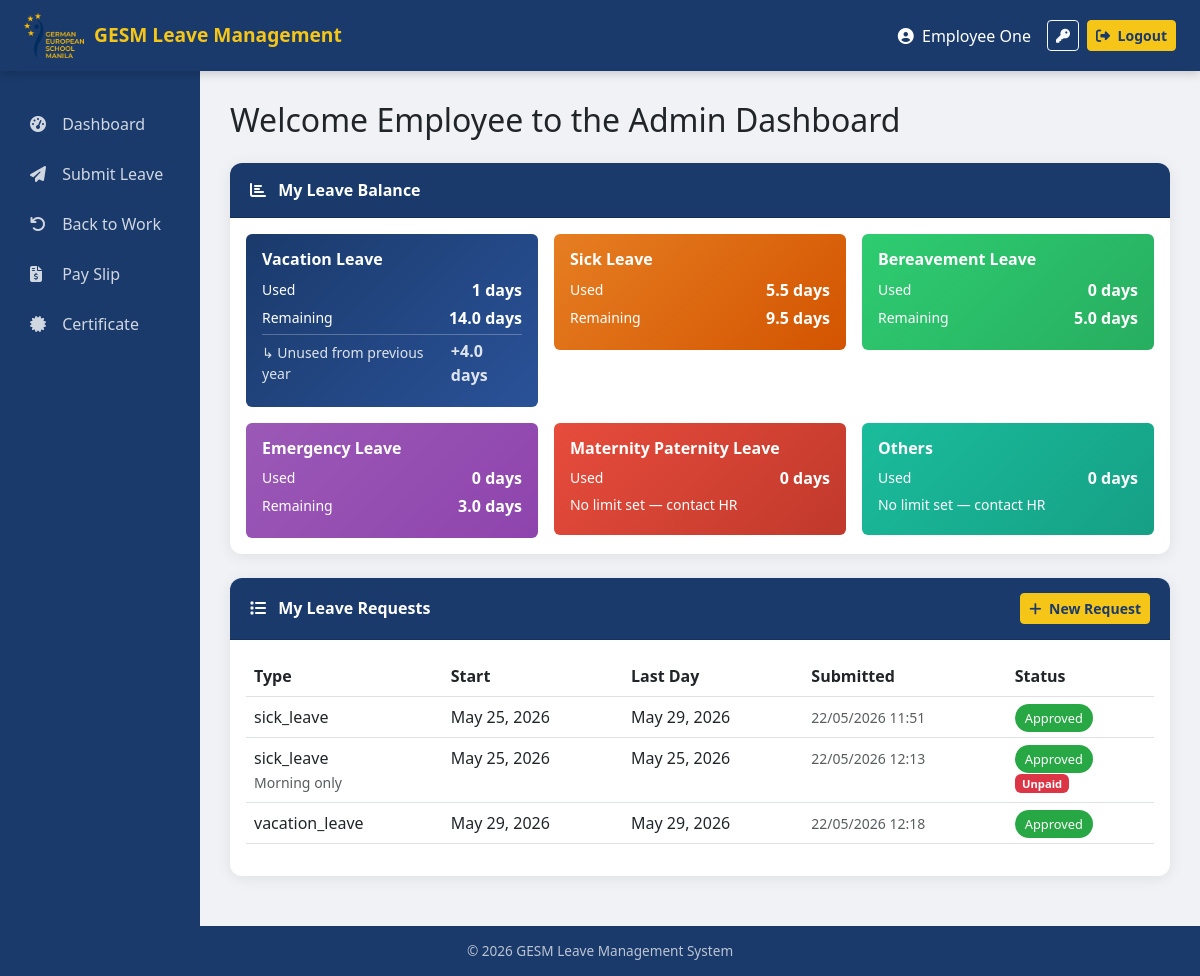
/dashboard/ (signed in), run on the app's committed database.
### accounts/models.py (models this page shows, shortened)
class User(AbstractUser):
    ROLE_CHOICES = [
    ('teacher', 'Teacher'),
    ('admin', 'Admin'),
    ('head_of_department', 'Head of Department'),
    ('head_of_school', 'Head of School'),
    ('head_of_admin', 'Head of Administration'),
    ('hr', 'HR'),
    ('scheduling_team', 'Scheduling Team'),
    ('calendar_access', 'Calendar Access'),
]
    role = models.CharField(max_length=20, choices=ROLE_CHOICES)
    department = models.ForeignKey(
        'Department',
        on_delete=models.SET_NULL,
        null=True,
        blank=True,
        related_name='members'
    )
    email = models.EmailField(unique=True)
    superior = models.ForeignKey(
        'self',
        on_delete=models.SET_NULL,
        null=True,
        blank=True,
        related_name='subordinates'
    )
    is_approved = models.BooleanField(default=False)  # approuvé par HR
    is_email_verified = models.BooleanField(default=False)  # email confirmé
    email_verification_token = models.UUIDField(default=uuid.uuid4, editable=False)

### leaves/models.py (models this page shows, shortened)
class LeaveBalance(models.Model):
    user = models.ForeignKey(
        settings.AUTH_USER_MODEL,
        on_delete=models.CASCADE,
    )
    leave_type = models.CharField(max_length=30, choices=Leave.LEAVE_CHOICES)
    total_days = models.FloatField(default=0)
    days_used = models.FloatField(default=0)
    days_remaining = models.FloatField(default=0)
    carried_over = models.FloatField(default=0)

class Leave(models.Model):
    LEAVE_CHOICES = [
        ('vacation_leave', 'Vacation Leave'),
        ('sick_leave', 'Sick Leave'),
        ('emergency_leave', 'Emergency Leave'),
        ('maternity_paternity_leave', 'Maternity / Paternity Leave'),
        ('bereavement_leave', 'Bereavement Leave'),
        ('others', 'Other'),
    ]
    STATUS_CHOICES = [
        ('pending_hod', 'Pending Head of Department Approval'),
        ('pending_hos', 'Pending Head of School Approval'),
        ('pending_hoa', 'Pending Head of Administration Approval'),
        ('approved', 'Approved'),
        ('rejected', 'Rejected'),
    ]
    HALF_DAY_CHOICES = [
        ('none', 'Full Day'),
        ('morning', 'Morning only'),
        ('afternoon', 'Afternoon only'),
    ]
    user = models.ForeignKey(
        settings.AUTH_USER_MODEL,
        on_delete=models.CASCADE,
        null=False,
        blank=False,
    )
    leave_type = models.CharField(max_length=30, choices=LEAVE_CHOICES)
    reason_for_leave = models.TextField()
    start_leave = models.DateField()
    end_leave = models.DateField()
    status = models.CharField(max_length=20, choices=STATUS_CHOICES, default='pending_hod')
    rejection_reason = models.TextField(blank=True, null=True)
    created_at = models.DateTimeField(auto_now_add=True)
    pdf_attachment = models.FileField(upload_to='leave_pdfs/', null=True, blank=True)
    half_day = models.CharField(max_length=10, choices=HALF_DAY_CHOICES, default='none')
    is_unpaid = models.BooleanField(default=False)  # ← nouveau

### dashboard/views.py (the view, shortened to what this page needs)
# urls.py: path('', views.DashboardView.as_view(), name='dashboard'),
class DashboardView(LoginRequiredMixin, View):
   def get(self, request):
       user = request.user
       if user.role == 'teacher':
           leaves = Leave.objects.filter(user=user)
           sick_used = 0
           special_used = 0
           SICK_TYPES = ['sick_leave']
           for leave in leaves.filter(status='approved'):
               if leave.half_day in ['morning', 'afternoon'] and leave.start_leave == leave.end_leave:
                   days = 0.5
               else:
                   days = 0
                   current = leave.start_leave
                   while current <= leave.end_leave:
                       if current.weekday() < 5:
                           days += 1
                       current += timedelta(days=1)
               if leave.leave_type in SICK_TYPES:
                   sick_used += days
               else:
                   special_used += days
           days_used = sick_used + special_used
           leave_summary = [
               {'type': 'Sick Leave', 'used': sick_used, 'category': 'sick'},
               {'type': 'Special Leave', 'used': special_used, 'category': 'special'},
           ]
           return render(request, 'dashboard/employee_dashboard.html', {
               'leaves': leaves,
               'total_days_used': days_used,
               'leave_summary': leave_summary,
               'user_role': user.role,
           })
       elif user.role == 'admin':
           leaves = Leave.objects.filter(user=user)
           balances = LeaveBalance.objects.filter(user=user)
           leave_summary = []
           total_days_used = 0
           NO_LIMIT_TYPES = ['maternity_paternity_leave', 'others']
           for balance in balances:
               days_used = 0
               for leave in leaves.filter(status='approved', leave_type=balance.leave_type):
                   if leave.half_day in ['morning', 'afternoon'] and leave.start_leave == leave.end_leave:
                       days_used += 0.5
                   else:
                       current = leave.start_leave
                       while current <= leave.end_leave:
                           if current.weekday() < 5:
                               days_used += 1
                           current += timedelta(days=1)
               total_days_used += days_used
               no_limit = balance.total_days == 0 or balance.leave_type in NO_LIMIT_TYPES
               leave_summary.append({
                   'type': balance.leave_type.replace('_', ' ').title(),
                   'used': days_used,
                   'total': None if no_limit else balance.total_days,
                   'remaining': None if no_limit else balance.days_remaining,
                   'carried_over': balance.carried_over,
                   'unpaid': False if no_limit else balance.days_remaining < 0,
                   'category': None,
               })
           return render(request, 'dashboard/employee_dashboard.html', {
               'leaves': leaves,
               'total_days_used': total_days_used,
               'leave_summary': leave_summary,
               'user_role': user.role,
           })
       elif user.role == 'scheduling_team':
           return render(request, 'dashboard/scheduling_dashboard.html', {})
       elif user.role == 'calendar_access':
           return render(request, 'dashboard/scheduling_dashboard.html', {
               'user_role': 'calendar_access'
           })
       else:
           return render(request, 'dashboard/employee_dashboard.html', {
               'leaves': [],
               'total_days_used': 0,
           })

### dashboard/templates/dashboard/employee_dashboard.html (shortened to what this page needs)
{% extends 'base.html' %}
{% block content %}
{% if request.user.role == 'teacher' %}
    <h2 class="mb-4">Welcome {{ request.user.first_name }} to the Teacher Dashboard
    {% if request.user.department %}
        — {{ request.user.department.name }}
    {% endif %}
    </h2>
{% else %}
    <h2 class="mb-4">Welcome {{ request.user.first_name }} to the Admin Dashboard</h2>
{% endif %}
<div class="card mb-4">
    <div class="card-header">
        <i class="fas fa-chart-bar me-2"></i>
        {% if user_role == 'teacher' or user_role == 'head_of_department' %}
            Leave Status
        {% else %}
            My Leave Balance
        {% endif %}
    </div>
    <div class="card-body">
        <div class="row g-3">
            {% for item in leave_summary %}
            <div class="{% if user_role == 'teacher' or user_role == 'head_of_department' %}col-md-6{% else %}col-md-4{% endif %}">
                <div class="p-3 rounded text-white"
                    style="background: linear-gradient(135deg,
                    {% if item.category == 'sick' %}#e74c3c, #c0392b
                    {% elif item.category == 'special' %}#1a3a6b, #2a5298
                    {% elif forloop.counter == 1 %}#1a3a6b, #2a5298
                    {% elif forloop.counter == 2 %}#e67e22, #d35400
                    {% elif forloop.counter == 3 %}#2ecc71, #27ae60
                    {% elif forloop.counter == 4 %}#9b59b6, #8e44ad
                    {% elif forloop.counter == 5 %}#e74c3c, #c0392b
                    {% else %}#1abc9c, #16a085{% endif %});">
                    <h6 class="fw-bold mb-2">{{ item.type }}</h6>
                    <div class="d-flex justify-content-between align-items-center mb-1">
                        <small>{% if user_role == 'teacher' or user_role == 'head_of_department' %}Absences{% else %}Used{% endif %}</small>
                        <strong>{{ item.used }} days</strong>
                    </div>
                    {% if user_role != 'teacher' and user_role != 'head_of_department' %}
                        {% if item.remaining is not None %}
                        <div class="d-flex justify-content-between align-items-center mb-1">
                            <small>Remaining</small>
                            <strong>{{ item.remaining }} days</strong>
                        </div>
                        {% if item.carried_over > 0 %}
                        <div class="d-flex justify-content-between align-items-center mb-1"
                            style="opacity: 0.85; border-top: 1px solid rgba(255,255,255,0.3); padding-top: 4px; margin-top: 4px;">
                            <small>↳ Unused from previous year</small>
                            <strong>+{{ item.carried_over }} days</strong>
                        </div>
                        {% endif %}
                        {% else %}
                        <div class="d-flex justify-content-between align-items-center mb-1">
                            <small>No limit set — contact HR</small>
                        </div>
                        {% endif %}
                    {% endif %}
                </div>
            </div>
            {% endfor %}
        </div>
    </div>
</div>
<div class="card">
    <div class="card-header d-flex justify-content-between align-items-center">
        <span><i class="fas fa-list me-2"></i> My Leave Requests</span>
        <a href="{% url 'submit_leave' %}" class="btn btn-warning btn-sm">
            <i class="fas fa-plus me-1"></i> New Request
        </a>
    </div>
    <div class="card-body">
        <table class="table table-hover">
            <thead>
                <tr>
                    <th>Type</th>
                    <th>Start</th>
                    <th>Last Day</th>
                    <th>Submitted</th>
                    <th>Status</th>
                </tr>
            </thead>
            <tbody>
                {% for leave in leaves %}
                <tr>
                    <td>
                        {{ leave.leave_type }}
                        {% if leave.half_day != 'none' %}
                            <br><small class="text-muted">{{ leave.half_day|title }} only</small>
                        {% endif %}
                    </td>
                    <td>{{ leave.start_leave }}</td>
                    <td>{{ leave.end_leave }}</td>
                    <td>
                        <small class="text-muted">{{ leave.created_at|date:"d/m/Y H:i" }}</small>
                    </td>
                    <td>
                        {% if leave.status == 'approved' %}
                            <span class="badge-approved">Approved</span>
                        {% else %}
                            <span class="badge-pending">Pending</span>
                        {% endif %}
                        {% if leave.is_unpaid %}
                            <br><span class="badge"
                                style="background-color:#dc3545; color:white; font-size:0.7rem;">
                                Unpaid
                            </span>
                        {% endif %}
                    </td>
                </tr>
                {% empty %}
                <tr>
                    <td colspan="5" class="text-center text-muted">No leave requests yet.</td>
                </tr>
                {% endfor %}
            </tbody>
        </table>
    </div>
</div>
{% endblock %}

### templates/base.html (shortened to what this page needs)
{% load static %}
<!DOCTYPE html>
<html lang="en">
<head>
   <link href="https://cdn.jsdelivr.net/npm/bootstrap@5.3.0/dist/css/bootstrap.min.css" rel="stylesheet">
   <link href="https://cdnjs.cloudflare.com/ajax/libs/font-awesome/6.4.0/css/all.min.css" rel="stylesheet">
</head>
<body>
<nav class="navbar navbar-expand-lg">
   <div class="container-fluid px-4">
       <a class="navbar-brand d-flex align-items-center"
          href="{% if request.user.is_authenticated %}{% url 'dashboard' %}{% else %}{% url 'login' %}{% endif %}">
           <img src="{% static 'images/logo.png' %}" alt="GESM Logo">
           <span>GESM Leave Management</span>
       </a>
       <div class="ms-auto d-flex align-items-center">
           {% if request.user.is_authenticated %}
           <span class="text-white me-3">
               <i class="fas fa-user-circle me-1"></i>
               {{ request.user.first_name }} {{ request.user.last_name }}
           </span>
           <a href="{% url 'change_password' %}" class="btn btn-outline-light btn-sm me-2"
              title="Account Settings">
               <i class="fas fa-key"></i>
           </a>
           <a href="{% url 'logout' %}" class="btn btn-warning btn-sm">
               <i class="fas fa-sign-out-alt me-1"></i> Logout
           </a>
           {% endif %}
       </div>
   </div>
</nav>
<div class="container-fluid p-0">
   <div class="row g-0">
       <div class="col-md-2 sidebar">
           <nav class="nav flex-column mt-2">
               {% if request.user.is_authenticated %}
               <a class="nav-link" href="{% url 'dashboard' %}">
                   <i class="fas fa-tachometer-alt"></i> Dashboard
               </a>
               {% if request.user.role == 'teacher' or request.user.role == 'admin' or request.user.role == 'hr' or request.user.role == 'head_of_department' %}
               <a class="nav-link" href="{% url 'submit_leave' %}">
                   <i class="fas fa-paper-plane"></i> Submit Leave
               </a>
               {% endif %}
               {% if request.user.role == 'teacher' or request.user.role == 'admin' or request.user.role == 'hr' or request.user.role == 'head_of_department' %}
               <a class="nav-link" href="{% url 'back_to_work' %}">
                   <i class="fas fa-undo"></i> Back to Work
               </a>
               {% endif %}
               {% if request.user.role == 'teacher' or request.user.role == 'admin' or request.user.role == 'hr' or request.user.role == 'head_of_department' or request.user.role == 'head_of_school' %}
               <a class="nav-link" href="{% url 'pay_slip' %}">
                   <i class="fas fa-file-invoice-dollar"></i> Pay Slip
               </a>
               <a class="nav-link" href="{% url 'certificate' %}">
                   <i class="fas fa-certificate"></i> Certificate
               </a>
               {% endif %}
               {% endif %}
           </nav>
       </div>
       <div class="col-md-10 main-content">
           {% block content %}{% endblock %}
       </div>
   </div>
</div>
<footer class="footer">
   &copy; 2026 GESM Leave Management System
</footer>
</body>
</html>

### data on the page
User: user.first_name "Employee", user.last_name "One"
LeaveBalance: remaining "14.0", carried_over "4.0"
LeaveBalance: remaining "9.5"
LeaveBalance: remaining "5.0"
LeaveBalance: remaining "3.0"
LeaveBalance: type "Others", used "0", shows "No limit set — contact HR"
Leave: leave_type "sick_leave", start_leave "May 25, 2026", end_leave "May 29, 2026", created_at "22/05/2026 11:51", status "Approved"
Leave: leave_type "sick_leave", half_day "Morning", start_leave "May 25, 2026", end_leave "May 25, 2026", created_at "22/05/2026 12:13", status "Approved", is_unpaid "Unpaid"
Leave: leave_type "vacation_leave", start_leave "May 29, 2026", end_leave "May 29, 2026", created_at "22/05/2026 12:18", status "Approved"

### other printed values
{{ item.type }} "Vacation Leave" "Sick Leave" "Bereavement Leave" "Emergency Leave" "Maternity Paternity Leave"
{{ item.used }} "1" "5.5" "0" "0" "0"
